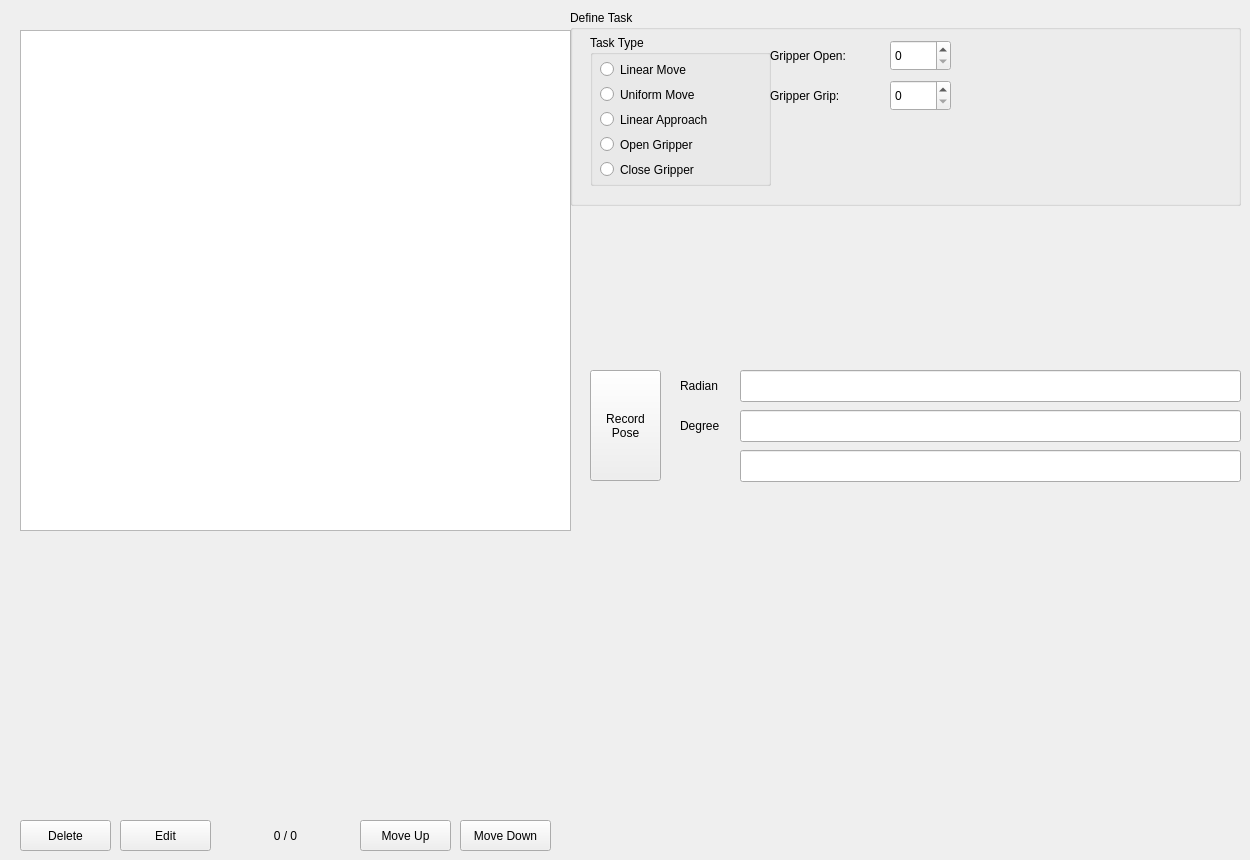
    <widget class="QWidget" name="tab_task_macro">
     <attribute name="title">
      <string>Position Record</string>
     </attribute>
     <widget class="QGroupBox" name="define_task">
      <property name="geometry">
       <rect>
        <x>570</x>
        <y>10</y>
        <width>671</width>
        <height>196</height>
       </rect>
      </property>
      <property name="title">
       <string>Define Task</string>
      </property>
      <widget class="QGroupBox" name="task_type">
       <property name="geometry">
        <rect>
         <x>20</x>
         <y>25</y>
         <width>181</width>
         <height>151</height>
        </rect>
       </property>
       <property name="title">
        <string>Task Type</string>
       </property>
       <widget class="QRadioButton" name="radioButton">
        <property name="geometry">
         <rect>
          <x>10</x>
          <y>25</y>
          <width>151</width>
          <height>19</height>
         </rect>
        </property>
        <property name="text">
         <string>Linear Move</string>
        </property>
       </widget>
       <widget class="QRadioButton" name="radioButton_2">
        <property name="geometry">
         <rect>
          <x>10</x>
          <y>100</y>
          <width>151</width>
          <height>19</height>
         </rect>
        </property>
        <property name="text">
         <string>Open Gripper</string>
        </property>
       </widget>
       <widget class="QRadioButton" name="radioButton_3">
        <property name="geometry">
         <rect>
          <x>10</x>
          <y>125</y>
          <width>151</width>
          <height>19</height>
         </rect>
        </property>
        <property name="text">
         <string>Close Gripper</string>
        </property>
       </widget>
       <widget class="QRadioButton" name="radioButton_30">
        <property name="geometry">
         <rect>
          <x>10</x>
          <y>75</y>
          <width>151</width>
          <height>19</height>
         </rect>
        </property>
        <property name="text">
         <string>Linear Approach</string>
        </property>
       </widget>
       <widget class="QRadioButton" name="radioButton_31">
        <property name="geometry">
         <rect>
          <x>10</x>
          <y>50</y>
          <width>151</width>
          <height>19</height>
         </rect>
        </property>
        <property name="text">
         <string>Uniform Move</string>
        </property>
       </widget>
      </widget>
      <widget class="QLabel" name="label_gripper_grip_2">
       <property name="geometry">
        <rect>
         <x>200</x>
         <y>70</y>
         <width>111</width>
         <height>31</height>
        </rect>
       </property>
       <property name="text">
        <string>Gripper Grip:</string>
       </property>
      </widget>
      <widget class="QLabel" name="label_gripper_open_2">
       <property name="geometry">
        <rect>
         <x>200</x>
         <y>30</y>
         <width>111</width>
         <height>31</height>
        </rect>
       </property>
       <property name="text">
        <string>Gripper Open:</string>
       </property>
       <property name="alignment">
        <set>Qt::AlignLeading|Qt::AlignLeft|Qt::AlignVCenter</set>
       </property>
      </widget>
      <widget class="QSpinBox" name="spinBox">
       <property name="geometry">
        <rect>
         <x>320</x>
         <y>30</y>
         <width>61</width>
         <height>31</height>
        </rect>
       </property>
       <property name="maximum">
        <number>255</number>
       </property>
      </widget>
      <widget class="QSpinBox" name="spinBox_2">
       <property name="geometry">
        <rect>
         <x>320</x>
         <y>70</y>
         <width>61</width>
         <height>31</height>
        </rect>
       </property>
       <property name="maximum">
        <number>255</number>
       </property>
      </widget>
     </widget>
     <widget class="QPushButton" name="pushButton_3">
      <property name="geometry">
       <rect>
        <x>20</x>
        <y>820</y>
        <width>91</width>
        <height>31</height>
       </rect>
      </property>
      <property name="text">
       <string>Delete</string>
      </property>
     </widget>
     <widget class="QPushButton" name="pushButton_6">
      <property name="geometry">
       <rect>
        <x>360</x>
        <y>820</y>
        <width>91</width>
        <height>31</height>
       </rect>
      </property>
      <property name="text">
       <string>Move Up</string>
      </property>
     </widget>
     <widget class="QPushButton" name="pushButton_7">
      <property name="geometry">
       <rect>
        <x>460</x>
        <y>820</y>
        <width>91</width>
        <height>31</height>
       </rect>
      </property>
      <property name="text">
       <string>Move Down</string>
      </property>
     </widget>
     <widget class="QPushButton" name="pushButton_10">
      <property name="geometry">
       <rect>
        <x>120</x>
        <y>820</y>
        <width>91</width>
        <height>31</height>
       </rect>
      </property>
      <property name="text">
       <string>Edit</string>
      </property>
     </widget>
     <widget class="QLabel" name="label_4">
      <property name="geometry">
       <rect>
        <x>220</x>
        <y>820</y>
        <width>131</width>
        <height>31</height>
       </rect>
      </property>
      <property name="text">
       <string>0 / 0</string>
      </property>
      <property name="alignment">
       <set>Qt::AlignCenter</set>
      </property>
     </widget>
     <widget class="QPushButton" name="button_record_pose">
      <property name="geometry">
       <rect>
        <x>590</x>
        <y>370</y>
        <width>71</width>
        <height>111</height>
       </rect>
      </property>
      <property name="text">
       <string>Record
Pose</string>
      </property>
     </widget>
     <widget class="QListView" name="listView">
      <property name="geometry">
       <rect>
        <x>20</x>
        <y>30</y>
        <width>551</width>
        <height>501</height>
       </rect>
      </property>
     </widget>
     <widget class="QLineEdit" name="pose_copy_radian">
      <property name="geometry">
       <rect>
        <x>740</x>
        <y>370</y>
        <width>501</width>
        <height>32</height>
       </rect>
      </property>
     </widget>
     <widget class="QLineEdit" name="pose_copy_degree">
      <property name="geometry">
       <rect>
        <x>740</x>
        <y>410</y>
        <width>501</width>
        <height>32</height>
       </rect>
      </property>
     </widget>
     <widget class="QLineEdit" name="lineEdit_3">
      <property name="geometry">
       <rect>
        <x>740</x>
        <y>450</y>
        <width>501</width>
        <height>32</height>
       </rect>
      </property>
     </widget>
     <widget class="QLabel" name="label_15">
      <property name="geometry">
       <rect>
        <x>680</x>
        <y>370</y>
        <width>66</width>
        <height>31</height>
       </rect>
      </property>
      <property name="text">
       <string>Radian</string>
      </property>
     </widget>
     <widget class="QLabel" name="label_16">
      <property name="geometry">
       <rect>
        <x>680</x>
        <y>410</y>
        <width>66</width>
        <height>31</height>
       </rect>
      </property>
      <property name="text">
       <string>Degree</string>
      </property>
     </widget>
    </widget>
